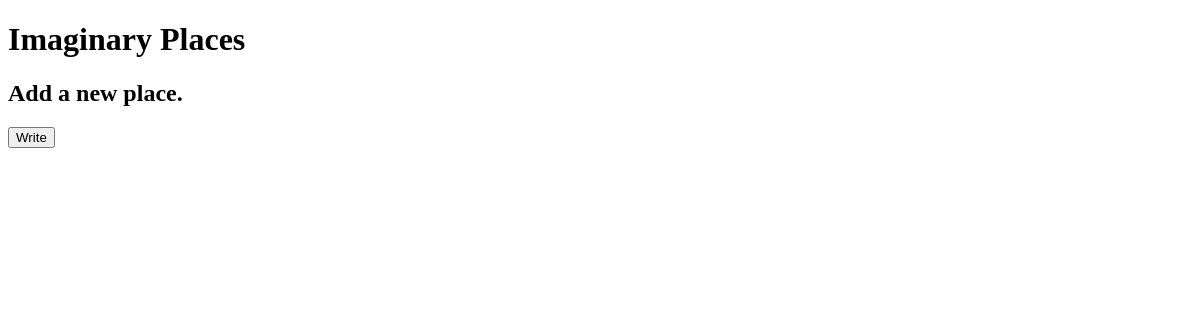
Before: / with the older database file.
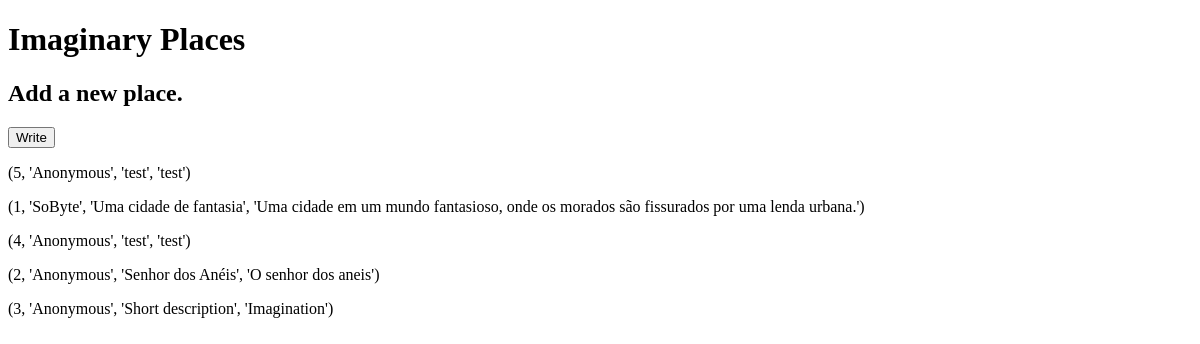
After: the same page with the newer database file.
### tables this page shows
CREATE TABLE places (id INTEGER PRIMARY KEY AUTOINCREMENT,author TEXT NOT NULL, description TEXT NOT NULL, text TEXT NOT NULL);

### imaginary_place/routes.py (the view)
@app.route('/', methods=['GET','POST'])
def homepage():
    conn = init_bank.connect()
    cursor = conn.cursor()
    cursor.execute("SELECT * FROM places")
    data = cursor.fetchall()
    random.shuffle(data)
    return render_template('homepage.html', data=data)

### imaginary_place/init_bank.py (called while the page is built)
def connect():
    conn = sqlite3.connect('imaginary_place/bank.db')
    return conn

### imaginary_place/templates/homepage.html (shortened to what this page needs)
<!DOCTYPE html>
<html lang="pt-br">
<head>
</head>
<body>
    <h1>Imaginary Places</h1>
    <h2>Add a new place.</h2>
    <a href="/write"><button>Write</button></a>
    {% for text in data %}
        <p>{{ text }}</p>
    {% endfor %}
</body>
</html>

Changed rows visible on the page:
added places: text "(5, 'Anonymous', 'test', 'test')"
added places: text "(1, 'SoByte', 'Uma cidade de fantasia', 'Uma cidade em um mundo fantasioso, onde os morados são fissurados por uma lenda urbana.')"
added places: text "(4, 'Anonymous', 'test', 'test')"
added places: text "(2, 'Anonymous', 'Senhor dos Anéis', 'O senhor dos aneis')"
added places: text "(3, 'Anonymous', 'Short description', 'Imagination')"
